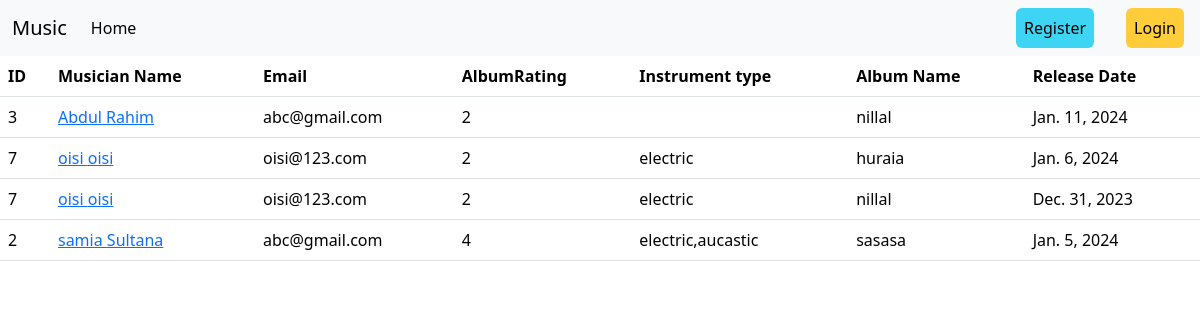
The page / on the database its author committed.
### albums/models.py (models this page shows)
class AlbumModel(models.Model):
    AlbumName = models.CharField(max_length=20)
    MusicianName = models.ForeignKey(MusicianModel,on_delete=models.CASCADE)
    releaseDate = models.DateField()
    rating = models.IntegerField(choices=[(i, str(i)) for i in range(1,6)])
    def __str__(self) :
        return self.AlbumName

### musicians/models.py (models this page shows, shortened)
class MusicianModel(models.Model):
    First_name = models.CharField(max_length=20)
    Last_name = models.CharField( max_length=50)
    email = models.EmailField()
    phone_number = models.IntegerField()
    instrument_type = models.CharField(max_length=100)

### musician/views.py (the view)
# urls.py: path('',views.HomeView.as_view(),name='home'),
class HomeView(TemplateView):
    model = AlbumModel
    template_name='home.html'
    def get_context_data(self, **kwargs):
        context = super().get_context_data(**kwargs)
        data= AlbumModel.objects.all()
        print(data)
        context['data']=data
        return context

### templates/home.html (shortened to what this page needs)
{% extends "base.html" %}
{% block content %}
<table class="table">
<thead>
    <tr>
        <th scope="col">ID</th>
        <th scope="col">Musician Name</th>
        <th scope="col">Email</th>
        <th scope="col">AlbumRating</th>
        <th scope="col">Instrument type</th>
        <th scope="col">Album Name</th>
        <th scope="col">Release Date</th>
    </tr>
</thead>
<tbody>
    {% for al in data %}
    <tr>
        <td>{{al.MusicianName.id}}</td>
        <td><a href="{% url "edit_musician" al.MusicianName.id %}">{{al.MusicianName.First_name}} {{al.MusicianName.Last_name}}</a></td>
        <td>{{al.MusicianName.email}}</td>
        <td>{{al.rating}}</td>
        <td>{{al.MusicianName.instrument_type}}</td>
        <td>{{al.AlbumName}}</td>
        <td>{{al.releaseDate}}</td>
    </tr>
    {% endfor %}
</tbody>
</table>
{% endblock content %}

### templates/base.html (shortened to what this page needs)
<!DOCTYPE html>
<html lang="en">
<head>
    <link href="https://cdn.jsdelivr.net/npm/bootstrap@5.3.2/dist/css/bootstrap.min.css" rel="stylesheet">
</head>
<body>
    <nav class="navbar navbar-expand-lg bg-body-tertiary">
        <div class="container-fluid">
          <a class="navbar-brand" href="{% url "home" %}">Music</a>
          <div class="collapse navbar-collapse" id="navbarNav">
            <ul class="navbar-nav">
              <li class="nav-item">
                <a class="nav-link active" aria-current="page" href="{% url "home" %}">Home</a>
              </li>
            </ul>
          </div>
        </div>
        <div class="d-flex">
          <ul class="navbar-nav me-auto mb-2 mb-lg-0">
              {% if request.user.is_authenticated %}
              <li class="nav-item mx-3">
                  <a class="btn btn-info nav-link active" aria-current="page" href="{% url "musician" request.user.id %}">Profile</a>
                </li>
                <li class="nav-item mx-3">
                  <a class="btn btn-warning nav-link active" aria-current="page" href="{% url "user_logout" %}">Log Out</a>
                </li>
              {% else %}
              <li class="nav-item mx-3">
                  <a class="btn btn-info nav-link active" aria-current="page" href="{% url "register" %}">Register</a>
                </li>
                <li class="nav-item mx-3">
                  <a class="btn btn-warning nav-link active" aria-current="page" href="{% url "user_login" %}">Login</a>
                </li>
              {% endif %}
          </ul>
      </div>
      </nav>
{% block content %}{% endblock content %}
</body>
</html>

### rows shown on the page
AlbumModel: MusicianName.id "3", MusicianName.First_name "Abdul", MusicianName.Last_name "Rahim", MusicianName.email "abc@gmail.com", rating "2", AlbumName "nillal", releaseDate "Jan. 11, 2024"
AlbumModel: MusicianName.id "7", MusicianName.First_name "oisi", MusicianName.Last_name "oisi", MusicianName.email "oisi@123.com", rating "2", MusicianName.instrument_type "electric", AlbumName "huraia", releaseDate "Jan. 6, 2024"
AlbumModel: MusicianName.id "7", MusicianName.First_name "oisi", MusicianName.Last_name "oisi", MusicianName.email "oisi@123.com", rating "2", MusicianName.instrument_type "electric", AlbumName "nillal", releaseDate "Dec. 31, 2023"
AlbumModel: MusicianName.id "2", MusicianName.First_name "samia", MusicianName.Last_name "Sultana", MusicianName.email "abc@gmail.com", rating "4", MusicianName.instrument_type "electric,aucastic", AlbumName "sasasa", releaseDate "Jan. 5, 2024"
